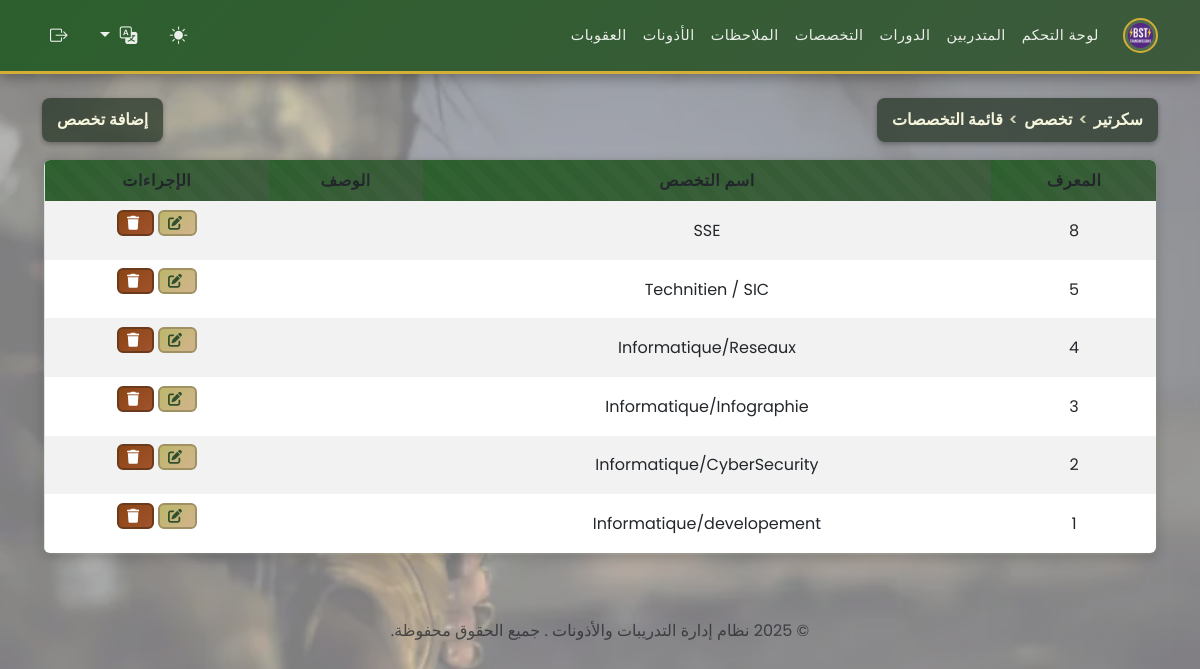
The page /secretaire/manage_specialites.php (signed in) on the database its author committed.
### tables this page shows
CREATE TABLE `specialites` (
  `id` int(11) NOT NULL,
  `nom_specialite` varchar(150) NOT NULL,
  `description` text DEFAULT NULL
);

### functions.php (called while the page is built, shortened)
<?php
if (isset($_GET['lang'])) {
    $lang = $_GET['lang'];
    $_SESSION['lang'] = $lang;
} elseif (isset($_SESSION['lang'])) {
    $lang = $_SESSION['lang'];
} else {
    $lang = 'fr';
    $_SESSION['lang'] = $lang;
}
$lang_file = __DIR__ . '/lang/' . $lang . '.php';
if (file_exists($lang_file)) {
    $translations = include $lang_file;
} else {
    $translations = include __DIR__ . '/lang/fr.php';
}
?>

### secretaire/manage_specialites.php (the view, shortened to what this page needs)
<?php
require '../functions.php';
$specialites = $pdo->query("SELECT * FROM specialites ORDER BY id DESC")->fetchAll();
?>
<?php include '../templates/header.php'; ?>
<div class="d-flex justify-content-between align-items-center mb-3">
<div class="breadcrumb-header"><?php echo htmlspecialchars($translations['breadcrumb_secretaire']); ?> <span>></span> <?php echo htmlspecialchars($translations['breadcrumb_specialite']); ?> <span>></span> <?php echo htmlspecialchars($translations['breadcrumb_liste_specialites']); ?></div>
<button class="breadcrumb-header" data-bs-toggle="modal" data-bs-target="#addSpecialiteModal"><?php echo htmlspecialchars($translations['add_specialty']); ?></button>
</div>
<table class="table table-striped table-responsive" style="border-radius: 0.5rem; overflow: hidden;">
    <thead>
        <tr>
            <th><?php echo htmlspecialchars($translations['id']); ?></th>
            <th><?php echo htmlspecialchars($translations['specialty_name']); ?></th>
            <th><?php echo htmlspecialchars($translations['description']); ?></th>
            <th><?php echo htmlspecialchars($translations['actions']); ?></th>
        </tr>
    </thead>
    <tbody>
        <?php foreach ($specialites as $spec): ?>
        <tr>
            <td><?php echo $spec['id']; ?></td>
            <td><?php echo $spec['nom_specialite']; ?></td>
            <td><?php echo $spec['description']; ?></td>
            <td>
                <button class="btn btn-sm btn-warning" data-bs-toggle="modal" data-bs-target="#editSpecialiteModal<?php echo $spec['id']; ?>"><i class="fas fa-edit"></i></button>
                <form method="post" action="../actions/delete_specialite.php" style="display:inline-block;" onsubmit="return confirm('<?php echo htmlspecialchars($translations['confirm_delete_specialite'] ?? 'Are you sure you want to delete this specialite?'); ?>');">
                    <button type="submit" class="btn btn-sm btn-danger"><i class="fas fa-trash"></i></button>
                </form>
            </td>
        </tr>
        <?php endforeach; ?>
    </tbody>
</table>
<?php include '../templates/footer.php'; ?>

### rows shown on the page
specialites: id "8", nom_specialite "SSE"
specialites: id "5", nom_specialite "Technitien / SIC"
specialites: id "4", nom_specialite "Informatique/Reseaux"
specialites: id "3", nom_specialite "Informatique/Infographie"
specialites: id "2", nom_specialite "Informatique/CyberSecurity"
specialites: id "1", nom_specialite "Informatique/developement"

### other values the page prints
$translations['dashboard'] "لوحة التحكم"
$translations['trainees'] "المتدربين"
$translations['stages'] "الدورات"
$translations['specialities'] "التخصصات"
$translations['notes'] "الملاحظات"
$translations['permissions'] "الأذونات"
$translations['sanctions'] "العقوبات"
$translations['breadcrumb_secretaire'] "سكرتير"
$translations['breadcrumb_specialite'] "تخصص"
$translations['breadcrumb_liste_specialites'] "قائمة التخصصات"
$translations['add_specialty'] "إضافة تخصص"
$translations['id'] "المعرف"
$translations['specialty_name'] "اسم التخصص"
$translations['description'] "الوصف"
$translations['actions'] "الإجراءات"
